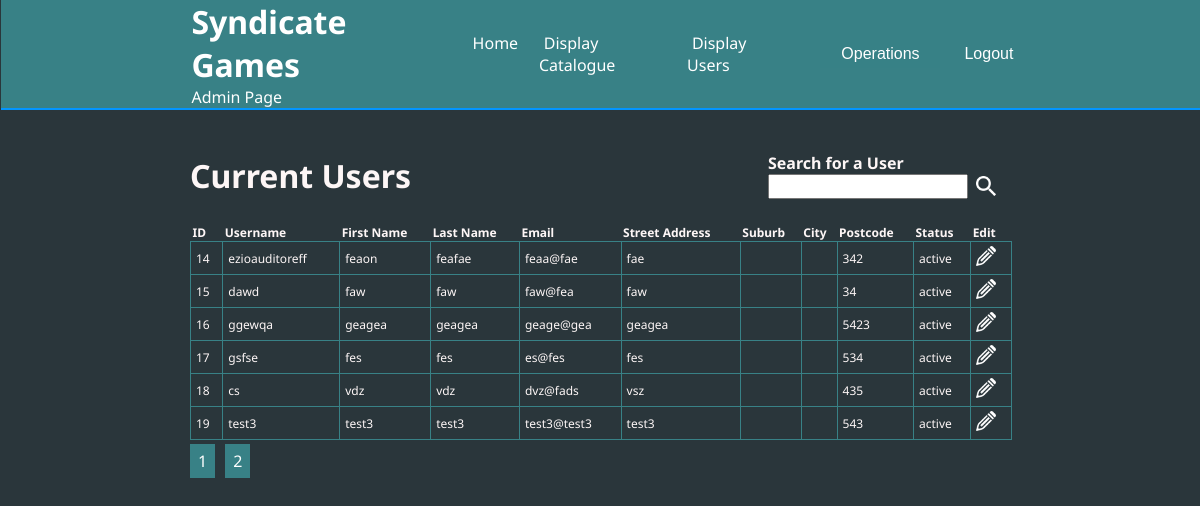
The app's page /displayusers.php?page=2 (signed in), older data.
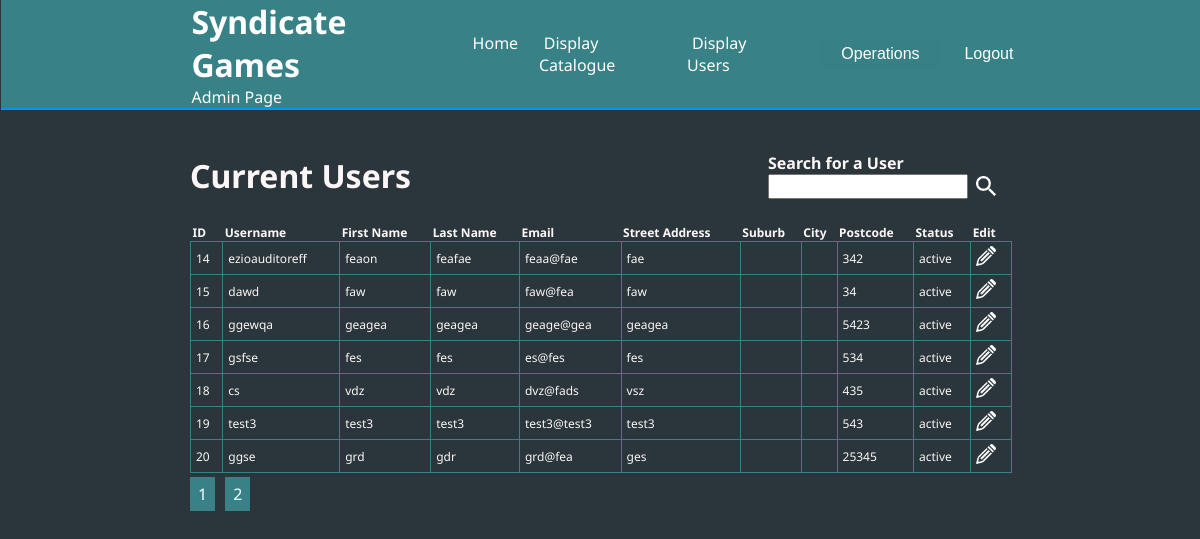
The same page, newer data.
### tables this page shows
CREATE TABLE IF NOT EXISTS `users` (
  `userid` int(10) NOT NULL AUTO_INCREMENT,
  `username` varchar(30) DEFAULT NULL,
  `firstname` varchar(30) DEFAULT NULL,
  `lastname` varchar(30) DEFAULT NULL,
  `streetadd` varchar(50) DEFAULT NULL,
  `suburb` varchar(30) DEFAULT NULL,
  `city` varchar(30) DEFAULT NULL,
  `postcode` varchar(10) DEFAULT NULL,
  `email` varchar(60) DEFAULT NULL,
  `password` varchar(256) DEFAULT NULL,
  `status` tinyint(1) NOT NULL DEFAULT 1,
  PRIMARY KEY (`userid`)
);

### db.php (called while the page is built, shortened)
<?php
class db_gamesmarket {
	private $host="localhost";
    private $user="root";
    private $db="gamesmarket";
    private $pass="";
	private $conn;
	public function __construct() {
		try {
			$this->conn = new PDO( "mysql:host=" . $this->host . ";dbname=" . $this->db, $this->user, $this->pass );
		} catch ( PDOException $e ) {
			print("Unable to connect to the database server.");
			exit();
		}
	}
	public function getalldata($table) {
		$sql = "SELECT * FROM $table";
		$q = $this->conn->query($sql) or die("failed query in getalldata");
		while ($r = $q->fetch(PDO::FETCH_ASSOC)) {
			$results[] = $r;
		}
		return $results;
		exit();
	}
	public function getfinitesetofdata($table, $start, $productspp) {
		$sql = "SELECT * FROM $table LIMIT $start, $productspp";
		$q = $this->conn->query($sql) or die("failed query in getfinitesetofdata");
		while ($r = $q->fetch(PDO::FETCH_ASSOC)) {
			$results[] = $r;
		}
		return $results;
		exit();
	}
}
?>

### displayusers.php (the view, shortened to what this page needs)
<?php
spl_autoload_register( function ( $class ) {
	include_once( 'db.php' );
} );
$obj = new db_gamesmarket;
$results = $obj->getalldata('users');
$productspp = 10;
isset ($_GET['page']) ? $page = $_GET['page'] : $page = 0;
if ($page > 1) {
	$start = $page * $productspp - $productspp;
}
else {
	$start = 0;
}
$numrows = count($results);
$totalpages = $numrows / $productspp;
if ($numrows % $productspp != 0) {
	$totalpages += 1;
}
$results = $obj->getfinitesetofdata('users', $start, $productspp);
?>
<!doctype html>
<html>
<head>
<link rel="stylesheet" href="css/adminstyles.css?<?php echo time(); ?>">
<link rel="stylesheet" href="css/tablestyles.css?<?php echo time(); ?>">
</head>
<body>
	<div class="wrapper">
	<?php include 'adminnav.php'; ?>
	<div class="catalogue">
			<div class="catalogue-header">
			<h1>Current Users</h1>
				<div class="search-bars">
				<div class="search-item">
					<form action="controller.php" method="post">
						<div class="searchusers">
							<h4>Search for a User</h4>
							<input type="text" name="searchvalue">
						</div>
				</div>
					<button class="searchbtn" type="submit" name="searchusers"><img src="siteimages/001-search.png" alt=""></button></form>
				</div>
			</div>
			<div class="catalogue-main">
				<div class="catalogue-table">
			<table class="products">
				<tbody>
				<tr>
					<th scope='col'>ID</th>
					<th scope='col'>Username</th>
					<th scope='col'>First Name</th>
					<th scope='col'>Last Name</th>
					<th scope='col'>Email</th>
					<th scope='col'>Street Address</th>
					<th scope='col'>Suburb</th>
					<th scope='col'>City</th>
					<th scope='col'>Postcode</th>
					<th scope='col'>Status</th>
					<th scope='col'>Edit</th>
				</tr>
					<?php
					foreach($results as $result) { ?>
					<tr>
						<td><?php echo $result['userid']; ?></td>
						<td><?php echo $result['username']; ?></td>
						<td><?php echo $result['firstname']; ?></td>
						<td><?php echo $result['lastname']; ?></td>
						<td><?php echo $result['email']; ?></td>
						<td><?php echo $result['streetadd']; ?></td>
						<td><?php echo $result['suburb']; ?></td>
						<td><?php echo $result['city']; ?></td>
						<td><?php echo $result['postcode']; ?></td>
						<td><?php if($result['status'] == 1) {
						echo 'active';
					} else {
						echo 'inactive';
					} ?></td>
						<td>
							<form action="controller.php" class="table_form" method="post">
							<div class="editbutton">
								<input class="editbutton" type="image" name="edituser" src="siteimages/editwhite.png" value="Edit">
							</div>
							</form>
						</td>
					</tr>
					<?php
					}
					?>
				</tbody>
			</table>
			<div class="pagelinks">
			<?php
				for($p = 1; $p <= $totalpages; $p++) {
					echo "<a href='?page=$p'>$p</a>";
				}
			?>
			</div>
		</div>
			</div>
		</div>
		</div>
</body>
</html>

Row changes from the older to the newer data that the page shows:
added users: userid "20", username "ggse", firstname "grd", lastname "gdr", email "grd@fea", streetadd "ges", postcode "25345", status "active"
